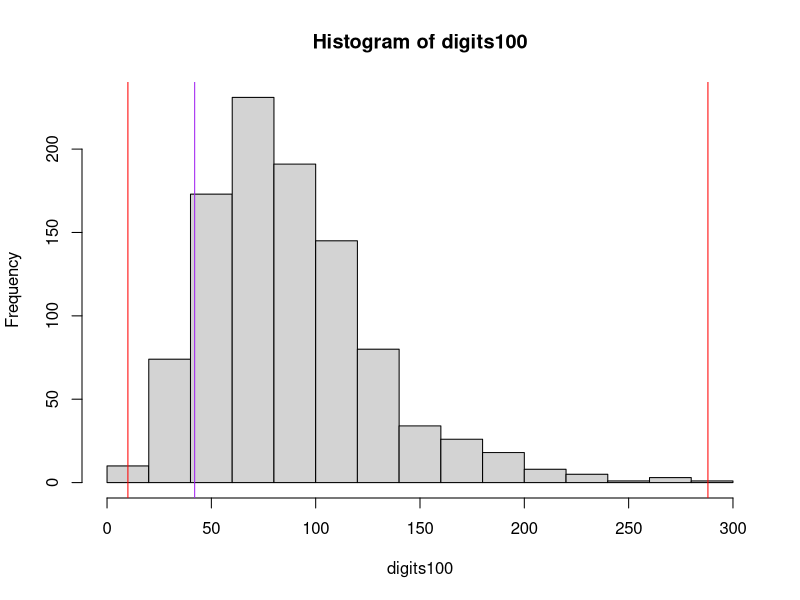

Generate this figure with R:
# TODO 1: Write in the R to read in the data.
data <- read.csv("datasets/pi100.csv")
head(data)
dim(data)
# to see the status of the data we can use the summary
# command
summary(data)
# TODO 2: Now we'd like to use R to generate random digits.
digits <- sample(0:9, size=100, replace = TRUE)
x = table(digits)
# TODO 3: Now use the sum command in R to subtract.
sum((x-10)^2)
x <- table(data$pi.digits)
pi100 <- sum((x-10)^2)

digits100 <- replicate(1000, {
  digits <- sample(0:9, size=100, replace = TRUE)
  x = table(digits)
  sum((x-10)^2)
})

hist(digits100)
abline(v=range(digits100), col="red")
abline(v=pi100, col="purple")
